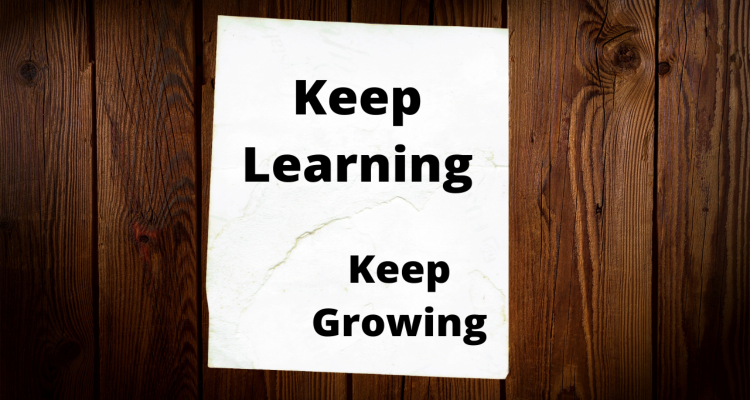
#> input picture WEEk3_2/aaa.png, 1500 x 800 px (shown at 1/2 size)
$ python opencv_project03.py
#> lines starting #> are read from the running program, lines starting #| are printed output that depends on the picture; after the words box and inside, x2 and y2 are one past the last pixel; in counts of white or black regions, pixels touching at a corner belong together
import cv2
import numpy as np
from numpy.matrixlib import defmatrix
import pytesseract

def rectify(h):
    h = h.reshape((4, 2))
    hnew = np.zeros((4, 2), dtype=np.float32)

    add = h.sum(1)
    hnew[0] = h[np.argmin(add)]
    hnew[2] = h[np.argmax(add)]

    diff = np.diff(h, axis = 1)
    hnew[1] = h[np.argmin(diff)]
    hnew[3] = h[np.argmax(diff)]

    return hnew

def resize_image(image, width, height):
    image= cv2.resize(image, (width, height))
    return image

def gray_image(image):
    image = cv2.cvtColor(image, cv2.COLOR_BGR2GRAY)
    return image

def canny_edge_detection(image):
    blurred_image = cv2.GaussianBlur(image, (5, 5), 0)
    edges = cv2.Canny(blurred_image, 0, 50)
    return edges

def find_contours(image):
    (contours, _) = cv2.findContours(image, cv2.RETR_LIST, cv2.CHAIN_APPROX_NONE)
    contours = sorted(contours, key=cv2.contourArea, reverse=True)
    for c in contours:
        p = cv2.arcLength(c, True)
        approx = cv2.approxPolyDP(c, 0.02 * p, True)

        if len(approx) == 4:
            target = approx
            break

    return target

def draw_contours(orig_image, image, target):
    approx = rectify(target)
    pts2 = np.float32([[0,0], [800, 0], [800, 800], [0, 800]])

    M = cv2.getPerspectiveTransform(approx, pts2)
    result = cv2.warpPerspective(image, M, (800, 800))

    cv2.drawContours(image, [target], -1, (0, 255, 0), 2)
    result = cv2.cvtColor(result, cv2.COLOR_BGR2GRAY)
    return result

image = cv2.imread("aaa.png")         # OCR 할 이미지를 불러왔고
#> image is the input picture: shape (800, 1500, 3); mean B, G, R 89.1, 100.2, 120.8
image = resize_image(image, 1500, 800)  # 그 이미지를 잘 OCR할 수 있도록 크기를 크게 하고
orig = image.copy()
gray = gray_image(orig)                 # 처리량을 줄일 수 있도록 컬러이미지를 Gray로 변환
#> in gray_image, `image = cv2.cvtColor(image, cv2.COLOR_BGR2GRAY)`:
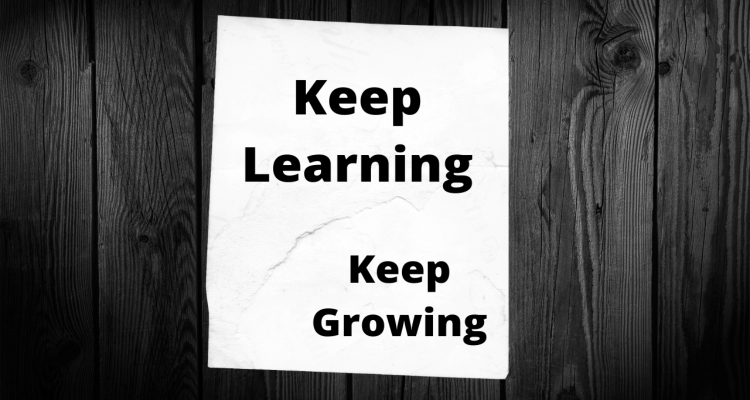
#> image: shape (800, 1500) (shown at 1/2 size); min 0, max 255, mean 105.1
edges = canny_edge_detection(gray)      # 그 이미지에서 외곽선을 확인
#> in canny_edge_detection, `edges = cv2.Canny(blurred_image, 0, 50)`:
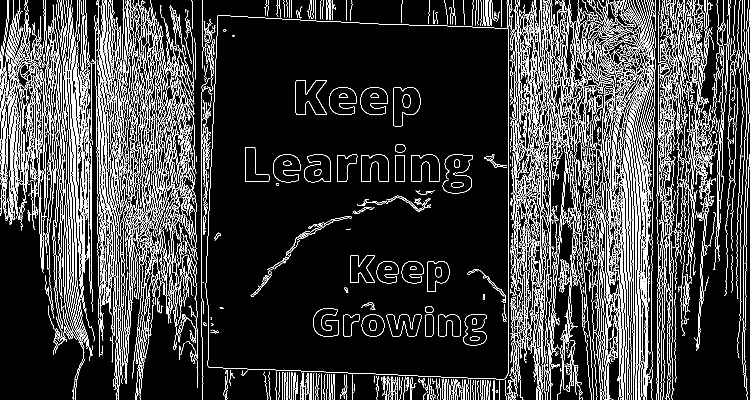
#> edges: shape (800, 1500) (shown at 1/2 size); 13.9% white in thin lines or dots

target = find_contours(edges)
#> in find_contours, `(contours, _) = cv2.findContours(image, cv2.RETR_LIST, cv2.CHAIN_APPRO..`: contours = 2590 contours, 2023 with area under 20; largest, box (x1, y1, x2, y2) and area: (411, 0, 1018, 759) 418167, (411, 30, 1018, 759) 418156, (1197, 0, 1307, 800) 8643, (0, 0, 59, 442) 3531, (786, 174, 841, 253) 3122
#> the loop in find_contours, `for c in contours:` made 2 passes
#> (p, target) on pass 2: (2622.3, [[437, 30], [1017, 59], [1008, 758], [415, 731]])
#> p on pass 1: 2737.7
#> target = [[437, 30], [1017, 59], [1008, 758], [415, 731]]
output = draw_contours(orig, image, target)
#> in rectify, `add = h.sum(1)`: add = [467, 1076, 1766, 1146]
#> in rectify, `diff = np.diff(h, axis = 1)`: diff = [-407, -958, -250, 316]
#> in draw_contours, `approx = rectify(target)`: approx = [[437, 30], [1017, 59], [1008, 758], [415, 731]]
#> in draw_contours, `M = cv2.getPerspectiveTransform(approx, pts2)`: M = [[1.37, 0.043, -599.4], [-0.0581, 1.16, -9.47], [-7.93e-06, 3.16e-05, 1]]
#> in draw_contours, `result = cv2.warpPerspective(image, M, (800, 800))`:
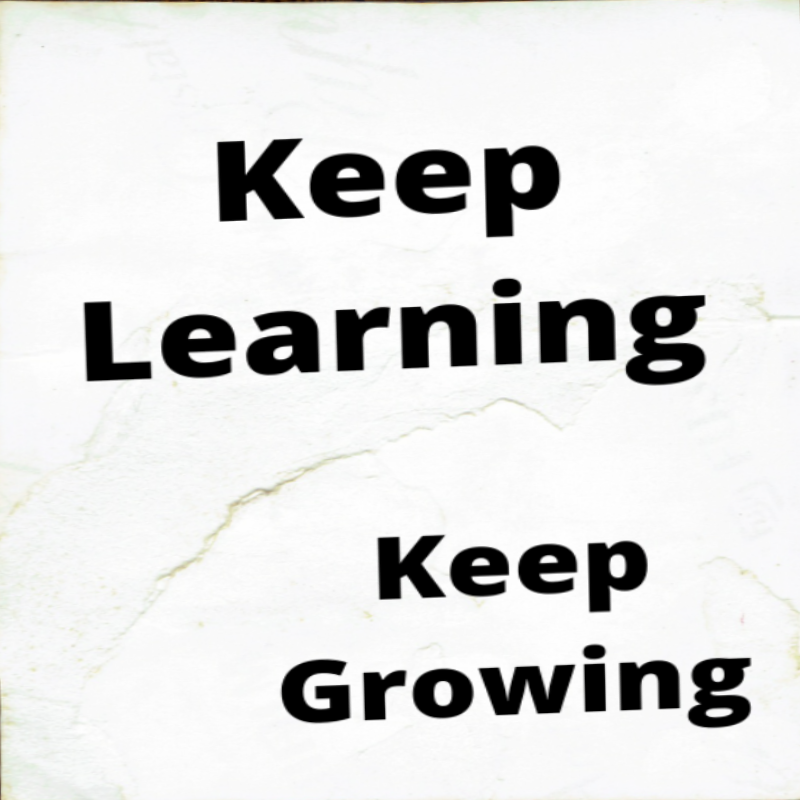
#> result: shape (800, 800, 3); mean B, G, R 222.1, 222.7, 222.4
#> in draw_contours, `cv2.drawContours(image, [target], -1, (0, 255, 0), 2)`:
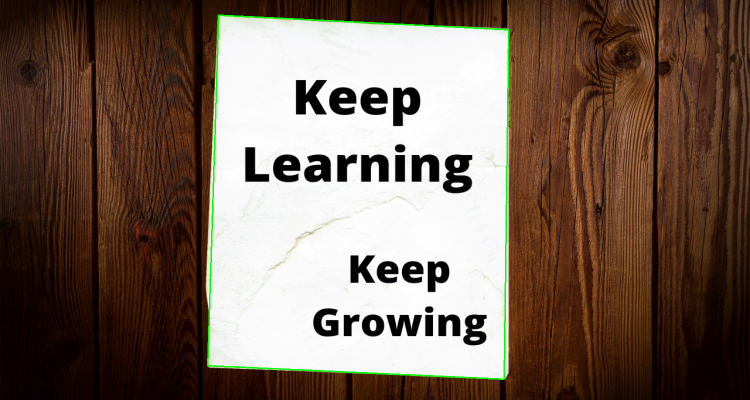
#> image: shape (800, 1500, 3) (shown at 1/2 size); 0.64% of pixels changed, all inside (x1, y1, x2, y2) = (414, 29, 1019, 760)
#> (the run stopped early here; a loop or call above may not have finished)
